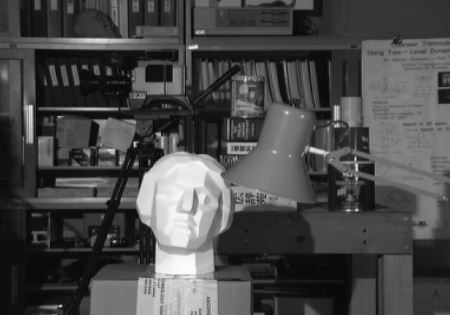
#> input picture openCV/image/12.JPG, 450 x 315 px, found by its file name
$ python cv-25-1.py
#> lines starting #> are read from the running program, lines starting #| are printed output that depends on the picture
# 히스토그램 균일화의 한계를 극복하는 CLAHE

'''
cv2의 equalizeHist를 사용해 구한 히스토그램과 numpy의
histogram함수를 이용해 구한 히스토그램은 이미지 전체 픽셀들에
대한 분포를 고려하여 일괄적으로 적용했다.
이러한 방법을 이용해서 좋은 이미지를 구하기 어렵다

이러한 방법은 원본 이미지를 전반적으로 밝게 한다. 이에 전체이미지가
전체적으로 밝아지는데 이로인해 원래 어두운 부분은 잘보이지만
원래 밝았던 부분은 너무 밝아지게된다.

이 문제점을 해결한 방법이 CLAHE이다.
이미지를 일정크기의 블록으로 구분하고, 블록별로 히스토그램 균일화를 시행
이미지 전체에 대해 균일화를 달성한다.
'''


import numpy as np
import cv2

def clahe():
    img = cv2.imread('image/12.jpg', cv2.IMREAD_GRAYSCALE)
#> img is the input picture: shape (315, 450); min 0, max 255, mean 73.6

    clahe = cv2.createCLAHE(clipLimit=2.0, tileGridSize= (8,8))
    img2 = clahe.apply(img)
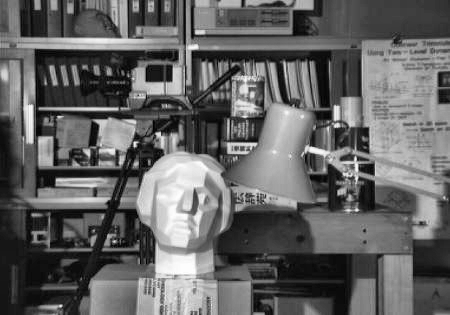
#> img2: shape (315, 450); min 0, max 255, mean 99.2

    res = np.hstack((img, img2))
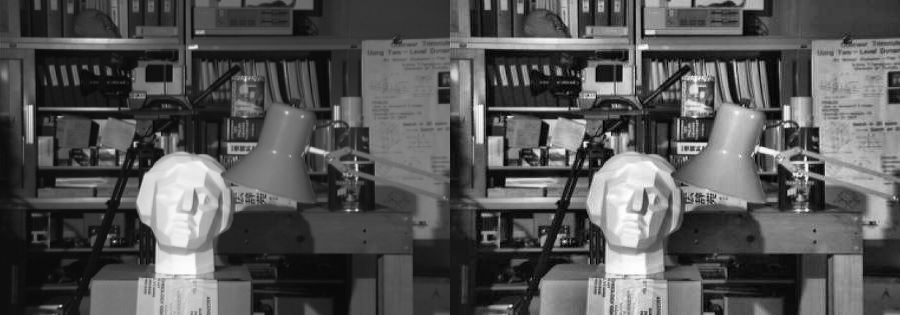
#> res: shape (315, 900); min 0, max 255, mean 86.4

    cv2.imshow('clahe', res)
    cv2.waitKey(0)
    cv2.destroyAllWindows()

clahe()

$ run again, with openCV/image/1.jpg copied over openCV/image/12.JPG
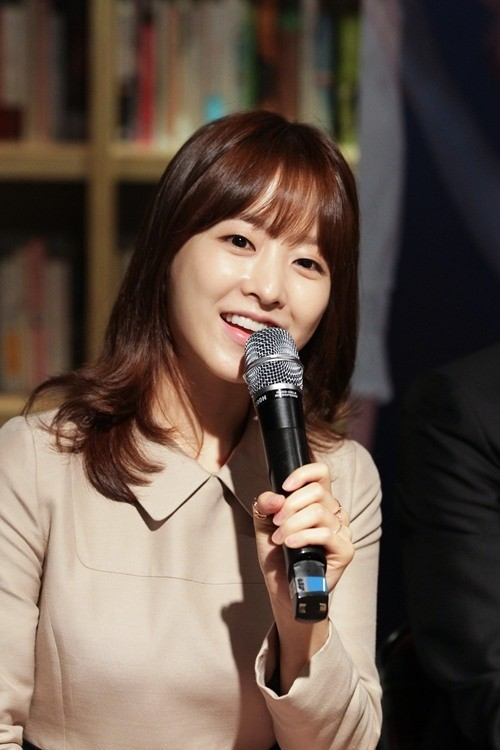
#> input picture openCV/image/1.jpg, 500 x 750 px, found by its file name
#> in clahe, `img2 = clahe.apply(img)`:
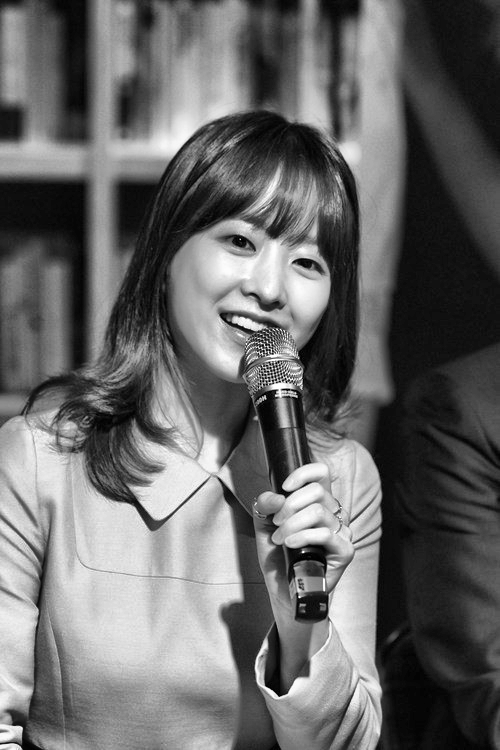
#> img2: shape (750, 500); min 0, max 255, mean 104
#> in clahe, `res = np.hstack((img, img2))`:
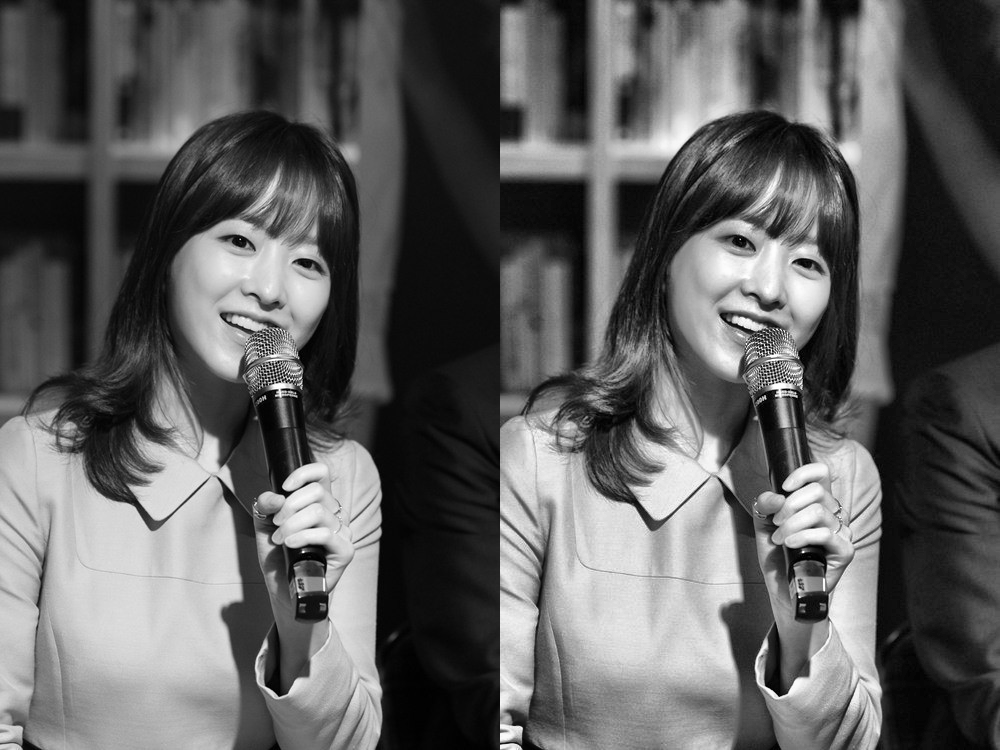
#> res: shape (750, 1000); min 0, max 255, mean 95.8

$ run again, with openCV/image/10.JPG copied over openCV/image/12.JPG
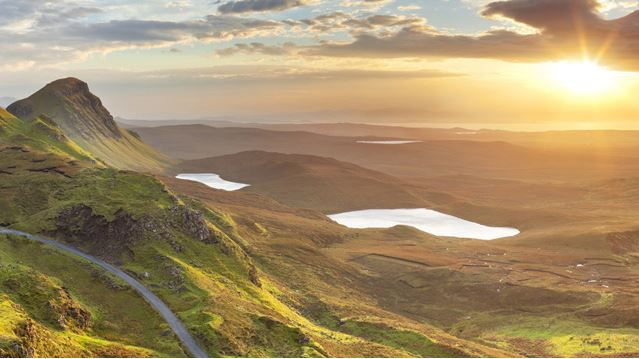
#> input picture openCV/image/10.JPG, 639 x 359 px, found by its file name
#> in clahe, `img2 = clahe.apply(img)`:
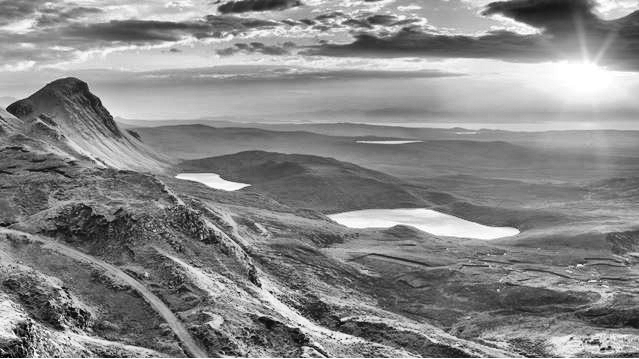
#> img2: shape (359, 639); min 1, max 255, mean 136.6
#> in clahe, `res = np.hstack((img, img2))`:
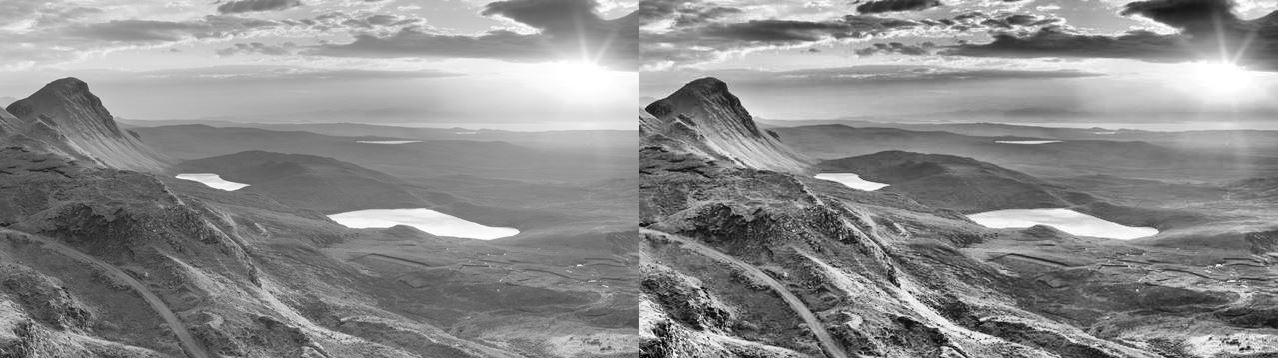
#> res: shape (359, 1278); min 1, max 255, mean 140.4

$ run again, with openCV/image/11.JPG copied over openCV/image/12.JPG
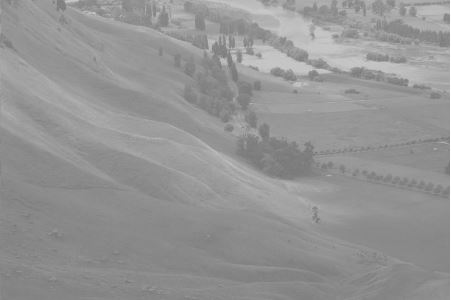
#> input picture openCV/image/11.JPG, 451 x 300 px, found by its file name
#> in clahe, img is the input picture: shape (300, 451); min 117, max 255, mean 148.2
#> in clahe, `img2 = clahe.apply(img)`:
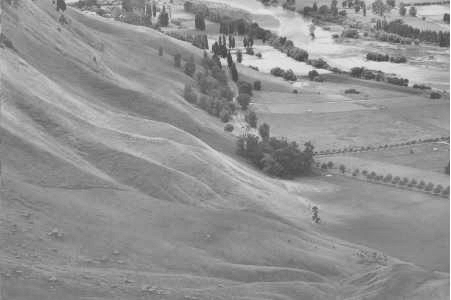
#> img2: shape (300, 451); min 65, max 255, mean 145.9
#> in clahe, `res = np.hstack((img, img2))`:
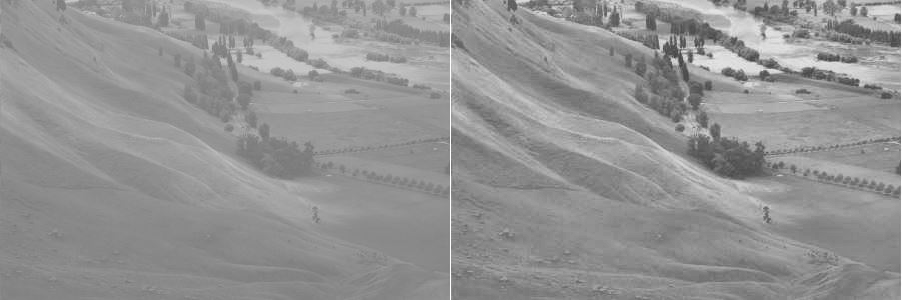
#> res: shape (300, 902); min 65, max 255, mean 147.1
